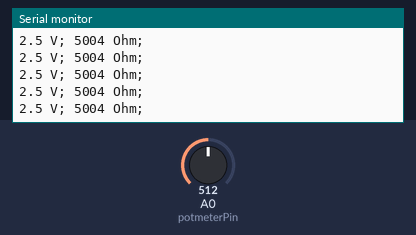
A sketch run on a simulated Arduino Uno, built with avr-gcc and run on an emulated ATmega328P. Shown: the last lines printed to the serial monitor. The test bench sets the inputs (shaded band); at power-on: A0 (potmeterPin) = 512.

Above: at 1.2 s.
1.3 s: A0 (potmeterPin) set to 113
At 2.2 s:
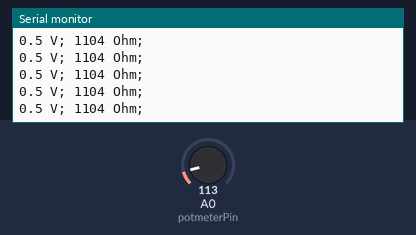
4.3 s: A0 (potmeterPin) set to 95
At 4.9 s:
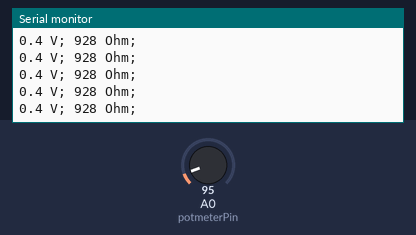
7.3 s: A0 (potmeterPin) set to 12
At 8.4 s:
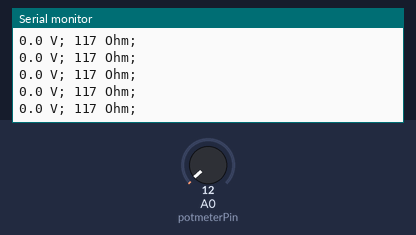
8.8 s: A0 (potmeterPin) set to 9
At 9.8 s:
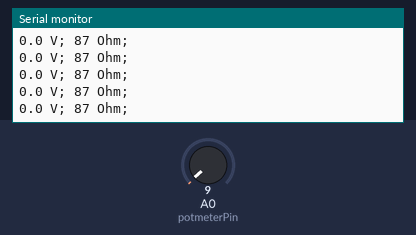
Timing chart, 0 to 11.8 s (numbered marks = the images above; inputs shaded):
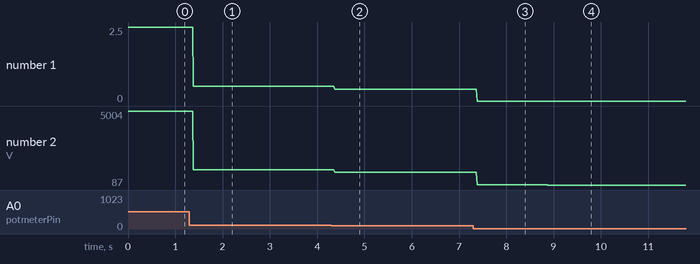

The sketch:

bc.ino
```cpp
const int potmeterPin = A0;

void setup()
{
    pinMode(potmeterPin, INPUT);
    Serial.begin(9600);
}

/*
Same as the builtin arduino map() function
https://www.arduino.cc/reference/en/language/functions/math/map/
but supports decimals
*/
double mapFloat(int value, int min, int max, int newMin, int newMax, int numDecimals)
{
    double multiplier = pow(10, numDecimals);
    return map(value, min, max, newMin * multiplier, newMax * multiplier) / multiplier;
}

void loop()
{
    int value = analogRead(potmeterPin);
    int numVoltageDecimals = 1;
    int maxVoltage = 5;
    int resistorSize = 10e3;
    float voltage = mapFloat(value, 0, 1023, 0, maxVoltage, numVoltageDecimals);
    // Pro gamer move:
    float resistance = map(value, 0, 1023, 0, resistorSize);
    Serial.print(voltage, numVoltageDecimals);
    Serial.print(" V; ");
    Serial.print((int)resistance);
    Serial.println(" Ohm; ");
}

/*
Potmeter range: 0-5
We measure the voltage drop over
the resistor between the A0 pin and GND
*/
```

Measured:
- after the input at 1.3 s, the serial monitor: prints a new line after 0.08 s (image 1)
- after the input at 4.3 s, the serial monitor: prints a new line after 0.07 s (image 2)
- after the input at 7.3 s, the serial monitor: prints a new line after 0.08 s (image 3)
- after the input at 8.8 s, the serial monitor: prints a new line after 0.08 s (image 4)
- plotted number 1: 2.5 → 0.5 after the input at 1.3 s, 0.5 → 0.4 after the input at 4.3 s, 0.4 → 0 after the input at 7.3 s
- plotted number 2: 5004 → 1104 after the input at 1.3 s, 1104 → 928 after the input at 4.3 s, 928 → 117 after the input at 7.3 s, 117 → 87 after the input at 8.8 s
